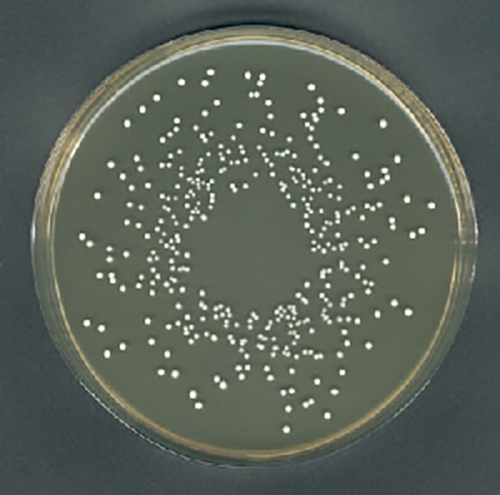
#> input picture images/process/plate_count4.jpg, 500 x 495 px
$ python 3.py
#> lines starting #> are read from the running program, lines starting #| are printed output that depends on the picture; after the words box and inside, x2 and y2 are one past the last pixel; in counts of white or black regions, pixels touching at a corner belong together
# -*- coding: utf-8 -*-
"""
Created on Fri May  1 00:55:24 2020

@author: soura
"""

#actual number = 35 to 42

import matplotlib.pyplot as plt
from skimage import io, img_as_ubyte, transform
from skimage.filters import scharr
from scipy import ndimage
import cv2
import numpy as np
original_img = img_as_ubyte(io.imread("images/process/plate_count4.jpg"))
#> original_img is the input picture: shape (495, 500, 3); mean R, G, B 90, 98.2, 89

img = img_as_ubyte(io.imread("images/process/plate_count4.jpg", as_gray=True))
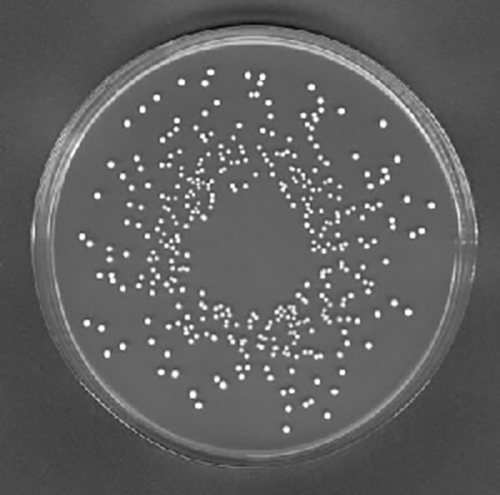
#> img: shape (495, 500); min 7, max 255, mean 95.8

print(img.shape, img.dtype)
#| (495, 500) uint8

edge_scharr = scharr(img)
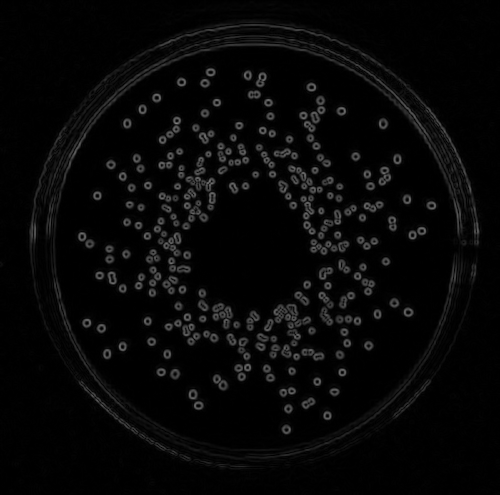
#> edge_scharr: shape (495, 500) float64; min 0, max 0.505, mean 0.0306

median_fil = img_as_ubyte(ndimage.median_filter(edge_scharr, 2))

                                                                        #distance
#detected_circles = cv2.HoughCircles(median_fil, cv2.HOUGH_GRADIENT, 1, 0.1, param1=20, param2=10, minRadius=1, maxRadius=4)

detected_circles = cv2.HoughCircles(median_fil, cv2.HOUGH_GRADIENT, 1, 0.1, param1=40, param2=10, minRadius=2, maxRadius=5)
#> detected_circles = 339 rows, first 8: [140.5, 168.5, 4.2], [101.5, 328.5, 4.4], [178.5, 306.5, 4.2], [177.5, 186.5, 3.3], [179.5, 151.5, 3.3], [255.5, 174.5, 3.3], [339.5, 186.5, 3.3], [286.5, 429.5, 4.4]


if detected_circles is not None:

    # Convert the circle parameters a, b and r to integers.
    detected_circles = np.uint16(np.around(detected_circles))
#> detected_circles = 339 rows, first 8: [140, 168, 4], [102, 328, 4], [178, 306, 4], [178, 186, 3], [180, 152, 3], [256, 174, 3], [340, 186, 3], [286, 430, 4]

    for pt in detected_circles[0, :]:
        a, b, r = pt[0], pt[1], pt[2]

        # Draw the circumference of the circle.
        cv2.circle(original_img, (a, b), r, (0, 255, 0), 2)

        # Draw a small circle (of radius 1) to show the center.
        cv2.circle(original_img, (a, b), 1, (0, 0, 255), 3)
#> this loop made 339 passes
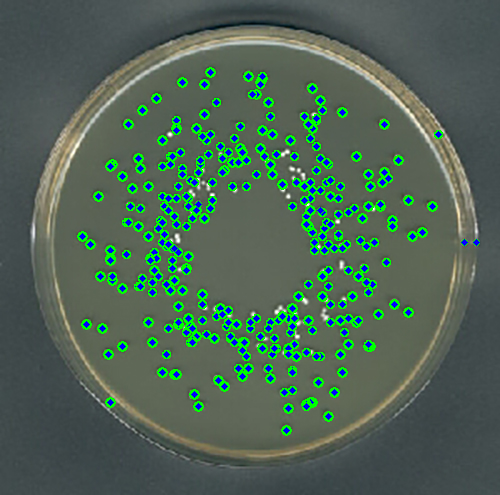
#> original_img: shape (495, 500, 3); 8.94% of pixels changed, all inside (x1, y1, x2, y2) = (77, 67, 480, 436)


cv2.imshow("Detected Circle", original_img)
cv2.waitKey(3000)

print(type(detected_circles))
#| <class 'numpy.ndarray'>
num_rows = np.shape(detected_circles)[1]
#> num_rows = 339
print(num_rows)
#| 339
"""
#show
cv2.imshow("Detected Circle", median_fil)
cv2.waitKey(5000)
"""

$ run again, with images/process/plate_count10.jpg copied over images/process/plate_count4.jpg
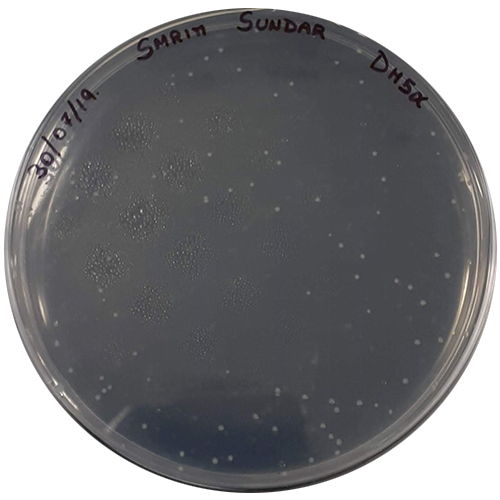
#> input picture images/process/plate_count10.jpg, 500 x 500 px
#> original_img is the input picture: shape (500, 500, 3); mean R, G, B 125.3, 125.5, 127.6
#| (500, 500) uint8
#> `edge_scharr = scharr(img)`:
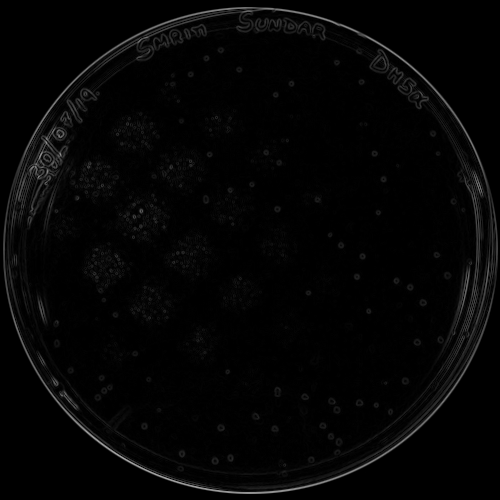
#> edge_scharr: shape (500, 500) float64; min 0, max 0.666, mean 0.02
#> `detected_circles = cv2.HoughCircles(median_fil, cv2.HOUGH_GRADIENT, 1,..`: detected_circles = 91 rows, first 8: [410.5, 287.5, 3.3], [362.5, 256.5, 3.3], [374.5, 153.5, 3.3], [277.5, 209.5, 3.3], [396.5, 280.5, 3.3], [274.5, 428.5, 3.3], [447.5, 275.5, 4.2], [239.5, 69.5, 3.3]
#> `detected_circles = np.uint16(np.around(detected_circles))`: detected_circles = 91 rows, first 8: [410, 288, 3], [362, 256, 3], [374, 154, 3], [278, 210, 3], [396, 280, 3], [274, 428, 3], [448, 276, 4], [240, 70, 3]
#> the loop `for pt in detected_circles[0, :]:` made 91 passes
#> after the loop `for pt in detected_circles[0, :]:`:
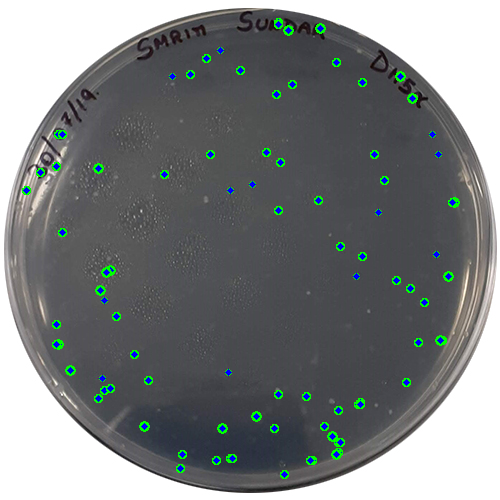
#> original_img: shape (500, 500, 3); 2.17% of pixels changed, all inside (x1, y1, x2, y2) = (22, 18, 460, 479)
#| <class 'numpy.ndarray'>
#| 91
